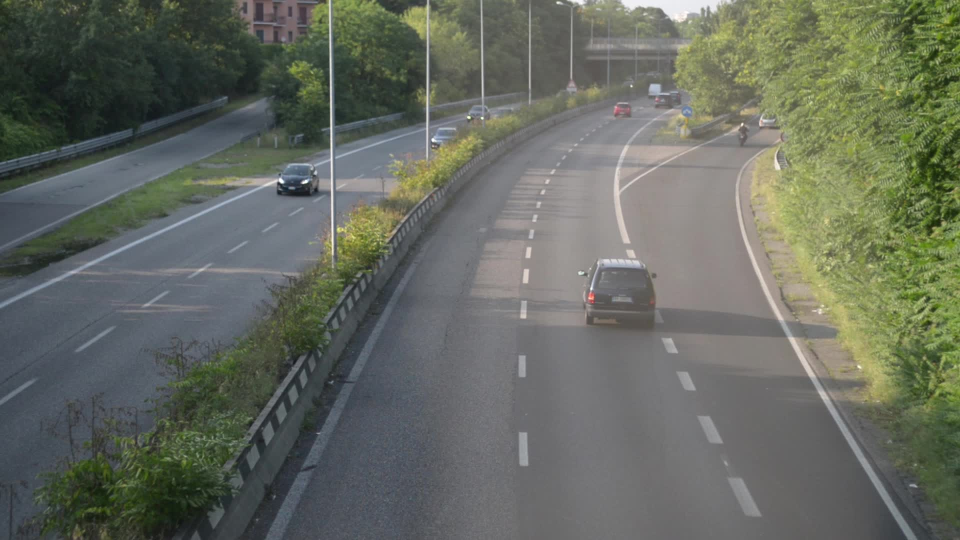
#> input picture Freeway-highway/00001.jpg, 1920 x 1080 px (shown at 1/2 size); its folder holds 4 pictures in this run
$ jupyter execute --allow-errors 02_detection_with_optical_flow.ipynb   (shell and % lines are left out)
#> lines starting #> are read from the running program, lines starting #| are printed output that depends on the picture; after the words box and inside, x2 and y2 are one past the last pixel; in counts of white or black regions, pixels touching at a corner belong together
### motion_detection_utils.py
"""
    General Functions for Motion Detection from a derived Motion Mask

"""

import os
from glob import glob
import numpy as np
import cv2
from PIL import Image


# =============================================================================
# get bounding box detections from blobs/contours

def get_contour_detections(mask, thresh=400):
    """ Obtains initial proposed detections from contours discoverd on the
        mask. Scores are taken as the bbox area, larger is higher.
        Inputs:
            mask - thresholded image mask
            thresh - threshold for contour size
        Outputs:
            detectons - array of proposed detection bounding boxes and scores
                        [[x1,y1,x2,y2,s]]
        """
    # get mask contours
    contours, _ = cv2.findContours(mask,
                                   cv2.RETR_EXTERNAL, # cv2.RETR_TREE,
                                   cv2.CHAIN_APPROX_TC89_L1)
    detections = []
    for cnt in contours:
        x,y,w,h = cv2.boundingRect(cnt)
        area = w*h
        if area > thresh: # hyperparameter
            detections.append([x,y,x+w,y+h, area])

    return np.array(detections)


# =============================================================================
# Non-Max Supression for detected bounding boxes on blobs

def remove_contained_bboxes(boxes):
    """ Removes all smaller boxes that are contained within larger boxes.
        Requires bboxes to be soirted by area (score)
        Inputs:
            boxes - array bounding boxes sorted (descending) by area
                    [[x1,y1,x2,y2]]
        Outputs:
            keep - indexes of bounding boxes that are not entirely contained
                   in another box
        """
    check_array = np.array([True, True, False, False])
    keep = list(range(0, len(boxes)))
    for i in keep: # range(0, len(bboxes)):
        for j in range(0, len(boxes)):
            # check if box j is completely contained in box i
            if np.all((np.array(boxes[j]) >= np.array(boxes[i])) == check_array):
                try:
                    keep.remove(j)
                except ValueError:
                    continue
    return keep


def non_max_suppression(boxes, scores, threshold=1e-1):
    """
    Perform non-max suppression on a set of bounding boxes
    and corresponding scores.
    Inputs:
        boxes: a list of bounding boxes in the format [xmin, ymin, xmax, ymax]
        scores: a list of corresponding scores
        threshold: the IoU (intersection-over-union) threshold for merging bboxes
    Outputs:
        boxes - non-max suppressed boxes
    """
    # Sort the boxes by score in descending order
    boxes = boxes[np.argsort(scores)[::-1]]

    # remove all contained bounding boxes and get ordered index
    order = remove_contained_bboxes(boxes)

    keep = []
    while order:
        i = order.pop(0)
        keep.append(i)
        for j in order:
            # Calculate the IoU between the two boxes
            intersection = max(0, min(boxes[i][2], boxes[j][2]) - max(boxes[i][0], boxes[j][0])) * \
                           max(0, min(boxes[i][3], boxes[j][3]) - max(boxes[i][1], boxes[j][1]))
            union = (boxes[i][2] - boxes[i][0]) * (boxes[i][3] - boxes[i][1]) + \
                    (boxes[j][2] - boxes[j][0]) * (boxes[j][3] - boxes[j][1]) - intersection
            iou = intersection / union

            # Remove boxes with IoU greater than the threshold
            if iou > threshold:
                order.remove(j)

    return boxes[keep]


# =============================================================================
# plot/display utils

def draw_bboxes(frame, detections):
    for det in detections:
        x1,y1,x2,y2 = det
        cv2.rectangle(frame, (x1,y1), (x2,y2), (0,255,0), 3)


# [15 lines left out: functions get_color, plot_points, not called in this run]


def create_gif_from_images(save_path : str, image_path : str, ext : str, duration : int = 50) -> None:
    ''' creates a GIF from a folder of images
        Inputs:
            save_path - path to save GIF
            image_path - path where images are located
            ext - extension of the images
        Outputs:
            None
    '''
    ext = ext.replace('.', '')
    image_paths = sorted(glob(os.path.join(image_path, f'*.{ext}')))
    image_paths.sort(key=lambda f: int(''.join(filter(str.isdigit, f))))
    pil_images = [Image.open(im_path) for im_path in image_paths]

    pil_images[0].save(save_path, format='GIF', append_images=pil_images,
                       save_all=True, duration=duration, loop=0)


### 02_detection_with_optical_flow.ipynb
[cell 1]
from IPython.display import clear_output
clear_output()

[cell 2]
import shutil

# Try to remove the tree; if it fails, throw an error using try...except.
try:
    shutil.rmtree("/content/sample_data")
except OSError as e:
    print("Error: %s - %s." % (e.filename, e.strerror))

[cell 3]
# Clone from Github Repository
# ! git pull origin master

# **Detection with Optical Flow**

In this notebook we will explore a  method of moving object detection via Farneback Optical Flow. Optical Flow describes the motion of pixel intensities across a sequence of images. The Farneback method allows us to compute the motion of all pixels in an image, the fact that it computes the flow for all pixels makes it a Dense Optical Flow method.

[cell 4]
import os
from glob import glob
import re
import numpy as np
import cv2
import matplotlib.pyplot as plt

from motion_detection_utils import *

### Visualize the data

We are using highway traffic scene data. The camera does not move and the cars are all moving, both of which make it ideal to use Optical Flow for object detection

[cell 5]
# get properly sorted images
data_path = r'/content/Freeway-highway'
image_paths = sorted(glob(f"{data_path}/*.jpg"), key=lambda x:float(re.findall("(\d+)",x)[0]))

[cell 6]
idx = 56

#> (the rest of this cell did not finish here and is left out)

We can see that the objects in the image get smaller as they are further away, this means that we can expect a larger pixel displacement for closer objects and a smaller pixel displacement for objects that are further away. The general approach for moving object detection with optical flow is to use movement threshold to detect movement. This will not be a global threshold, since objects are expected to move at different pixel distances depending on where they are located within the image. We will need to implement a stepped threshold based on the image

### Compute the Farneback Optical Flow between two consecutive frames

[cell 7]
def compute_flow(frame1, frame2):
    # convert to grayscale
    gray1 = cv2.cvtColor(frame1, cv2.COLOR_BGR2GRAY)
    gray2 = cv2.cvtColor(frame2, cv2.COLOR_BGR2GRAY)

    # blurr image
    gray1 = cv2.GaussianBlur(gray1, dst=None, ksize=(3,3), sigmaX=5)
    gray2 = cv2.GaussianBlur(gray2, dst=None, ksize=(3,3), sigmaX=5)

    flow = cv2.calcOpticalFlowFarneback(gray1, gray2, None,
                                        pyr_scale=0.75,
                                        levels=3,
                                        winsize=5,
                                        iterations=3,
                                        poly_n=10,
                                        poly_sigma=1.2,
                                        flags=0)
    return flow


# [12 lines left out: function get_flow_viz, not called in this run]

#> (a cell that did not finish here is left out)

### Use the Optical Flow to get an Image Mask for Detections

[cell 9]
def get_motion_mask(flow_mag, motion_thresh=1, kernel=np.ones((7,7))):
    """ Obtains Detection Mask from Optical Flow Magnitude
        Inputs:
            flow_mag (array) Optical Flow magnitude
            motion_thresh - thresold to determine motion
            kernel - kernal for Morphological Operations
        Outputs:
            motion_mask - Binray Motion Mask
        """
    motion_mask = np.uint8(flow_mag > motion_thresh)*255

    motion_mask = cv2.erode(motion_mask, kernel, iterations=1)
    motion_mask = cv2.morphologyEx(motion_mask, cv2.MORPH_OPEN, kernel, iterations=1)
    motion_mask = cv2.morphologyEx(motion_mask, cv2.MORPH_CLOSE, kernel, iterations=3)

    return motion_mask

#> (a cell that did not finish here is left out)

#> (a cell that did not finish here is left out)

Display the Motion threshold

[cell 12]
plt.figure(figsize=(7,4))
#> (this line was passed over: IPython is not available in this run)
#> further down, frame1_bgr is the input picture: shape (1080, 1920, 3); mean B, G, R 95.6, 106.2, 101.3
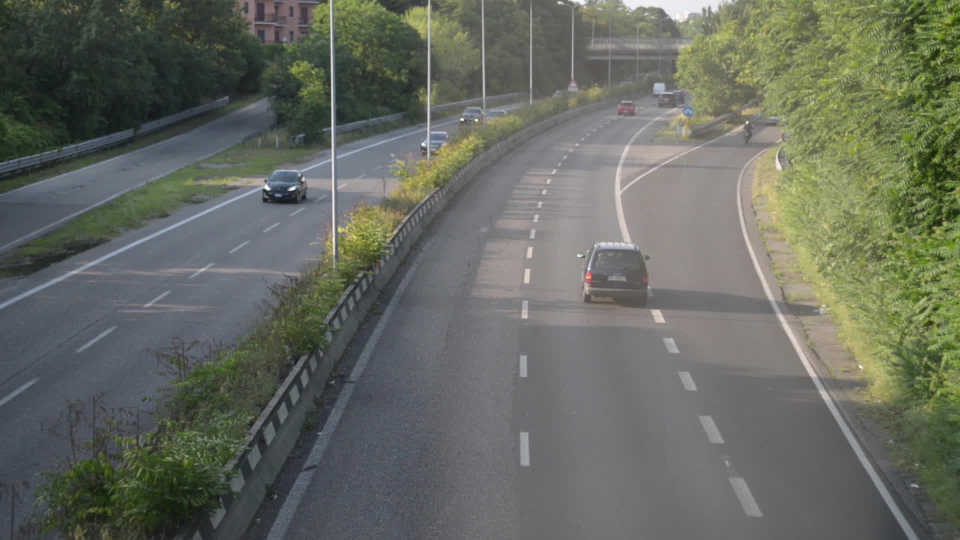
#> input picture Freeway-highway/00006.jpg, 1920 x 1080 px (shown at 1/2 size)
#> further down, frame2_bgr is the input picture: shape (1080, 1920, 3); mean B, G, R 96.2, 106, 101.8
#> (the rest of this cell did not finish here and is left out)

Notice how using Dense Optical Flow allows us to obtain a mask over all moving objects, however the contours around multiple closely spaced objects will be continuous leading to more large bounding boxes around groups of closely spaced objects

## **Get Detections from Motion Mask**

Next we will find the contours on our image mask. These contours will help find the large moving objects that we wish to detect.

Then we will use the detected contours to find the moving objects. To do this we will use the "boundingRect" function to obtain bounding box locations of the detections. You may have noticed that the image mask was not perfectly denoised, instead of denoising the image mask we will use the area of each detected bounding box as a threshold to determine the initial detectons. We will also incorporate the estimate flow angle to help filter out detections. If the flow angle for a given contour has too much variation, then we will not keep it as a detection.

#> (a cell that did not finish here is left out)

#> (a cell that did not finish here is left out)

## **Perform Non-Maximal Suppression**

#> (a cell that did not finish here is left out)

Now we will draw our final detections on the image

#> (a cell that did not finish here is left out)

#> (a cell that did not finish here is left out)

Now that we have our method, we can place everything together

[cell 18]
def get_detections(frame1, frame2, motion_thresh=1, bbox_thresh=400, nms_thresh=0.1, mask_kernel=np.ones((7,7), dtype=np.uint8)):
    """ Main function to get detections via Frame Differencing
        Inputs:
            frame1 - Grayscale frame at time t
            frame2 - Grayscale frame at time t + 1
            motion_thresh - Minimum flow threshold for motion
            bbox_thresh - Minimum threshold area for declaring a bounding box
            nms_thresh - IOU threshold for computing Non-Maximal Supression
            mask_kernel - kernel for morphological operations on motion mask
        Outputs:
            detections - list with bounding box locations of all detections
                bounding boxes are in the form of: (xmin, ymin, xmax, ymax)
        """
    # get optical flow
    flow = compute_flow(frame1, frame2)

    # separate into magntiude and angle
    mag, _ = cv2.cartToPolar(flow[..., 0], flow[..., 1])

    motion_mask = get_motion_mask(mag, motion_thresh=motion_thresh, kernel=mask_kernel)

    # get initially proposed detections from contours
    detections = get_contour_detections(motion_mask, bbox_thresh)

    # separate bboxes and scores
    bboxes = detections[:, :4]
    scores = detections[:, -1]

    # perform Non-Maximal Supression on initial detections
    return non_max_suppression(bboxes, scores, threshold=nms_thresh)

## Run on all Frames

[cell 19]
video_frames = []

# get variable motion thresh based on prior knowledge of camera position
motion_thresh = np.c_[np.linspace(0.3, 1, 1080)].repeat(1920, axis=-1)
kernel = np.ones((7,7), dtype=np.uint8)

#> (the rest of this cell did not finish here and is left out)

#> in compute_flow, `gray1 = cv2.cvtColor(frame1, cv2.COLOR_BGR2GRAY)`:
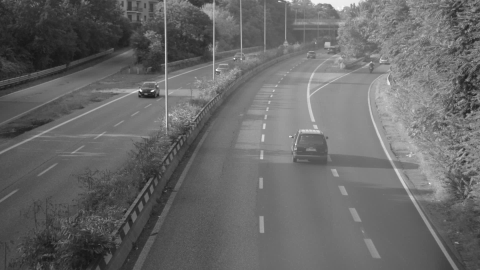
#> gray1: shape (1080, 1920) (shown at 1/4 size); min 18, max 255, mean 103.5
#> in compute_flow, `gray2 = cv2.cvtColor(frame2, cv2.COLOR_BGR2GRAY)`:
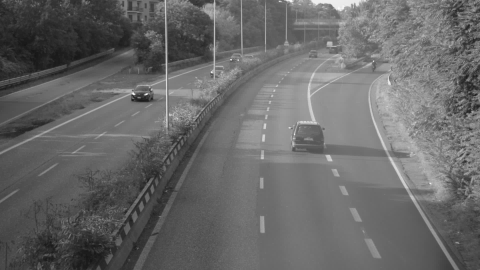
#> gray2: shape (1080, 1920) (shown at 1/4 size); min 19, max 255, mean 103.7
#> in get_detections, `mag, _ = cv2.cartToPolar(flow[..., 0], flow[..., 1])`:
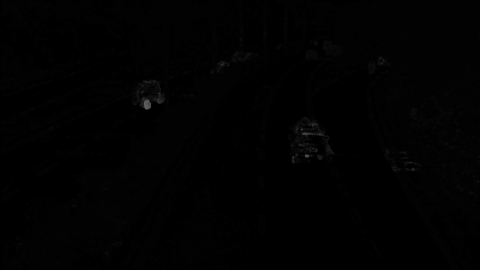
#> mag: shape (1080, 1920) float32 (shown at 1/4 size); min 1.63e-22, max 107.3, mean 1.6
#> in get_motion_mask, `motion_mask = np.uint8(flow_mag > motion_thresh)*255`:
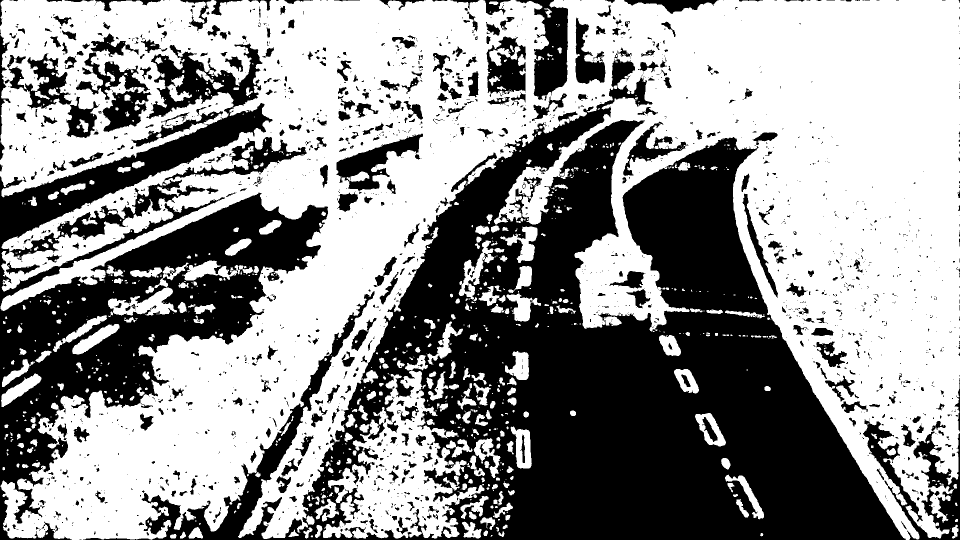
#> motion_mask: shape (1080, 1920) (shown at 1/2 size); 57.2% white; 1813 black regions (1314 under 20 px), largest, box (x1, y1, x2, y2) and area: (283, 106, 1812, 1080) 546842, (0, 86, 656, 1080) 197836, (1726, 838, 1920, 1080) 13392
#> in get_motion_mask, `motion_mask = cv2.erode(motion_mask, kernel, iterations=1)`:
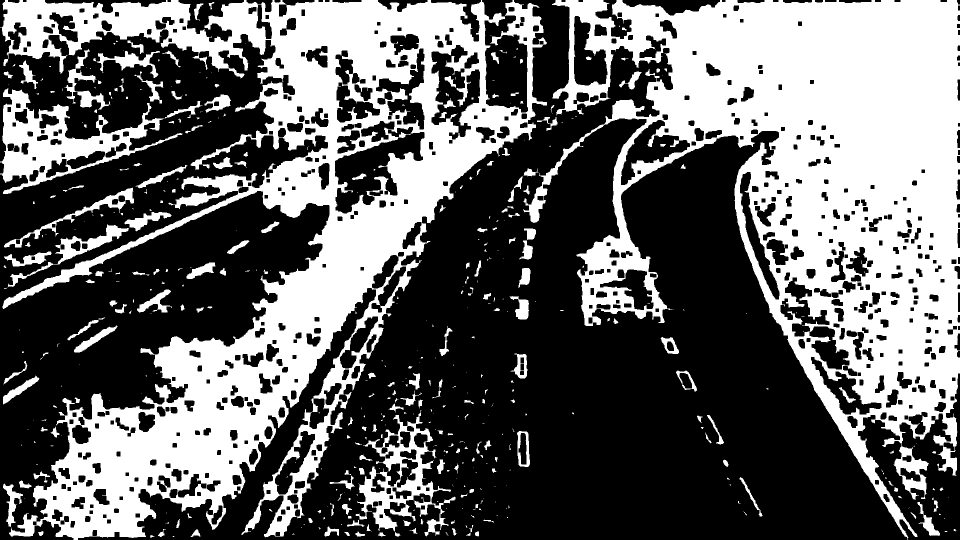
#> motion_mask: shape (1080, 1920) (shown at 1/2 size); 40.1% white; 500 white regions (279 under 20 px), largest, box (x1, y1, x2, y2) and area: (1047, 0, 1920, 1080) 385645, (0, 0, 1094, 1080) 359862, (0, 177, 365, 388) 22977
#> in get_motion_mask, `motion_mask = cv2.morphologyEx(motion_mask, cv2.MORPH_OPEN, kernel, it..`:
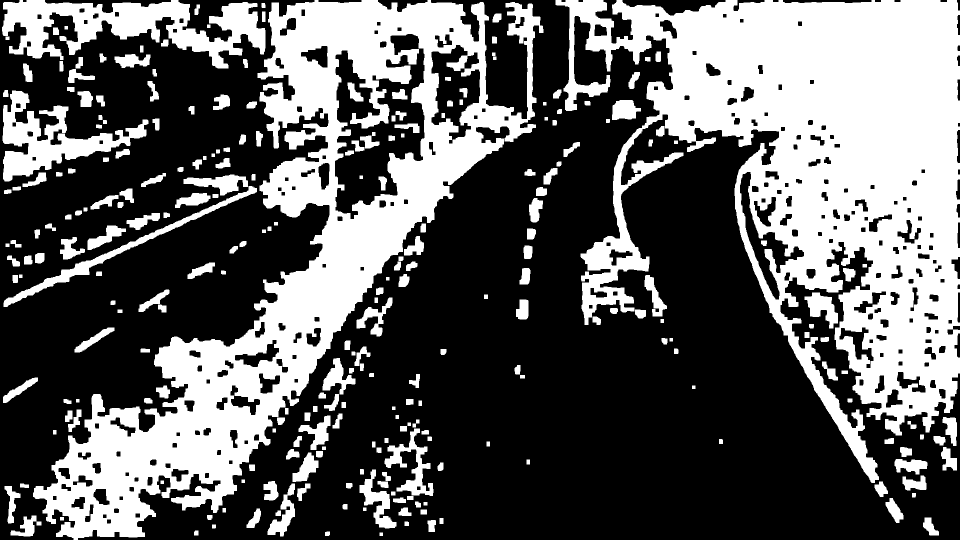
#> motion_mask: shape (1080, 1920) (shown at 1/2 size); 37.4% white; 263 white regions, largest, box (x1, y1, x2, y2) and area: (1111, 0, 1920, 966) 357138, (66, 0, 1087, 1080) 270716, (4, 0, 531, 137) 33564
#> in get_motion_mask, `motion_mask = cv2.morphologyEx(motion_mask, cv2.MORPH_CLOSE, kernel, i..`:
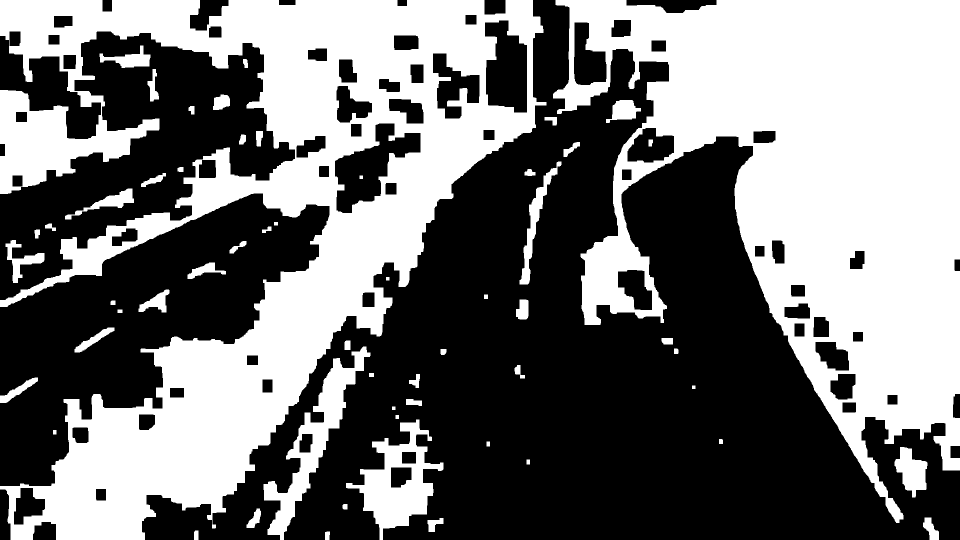
#> motion_mask: shape (1080, 1920) (shown at 1/2 size); 45.4% white; 58 white regions
#> in get_contour_detections, `contours, _ = cv2.findContours(mask, cv2.RETR_EXTERNAL,`: contours = 56 contours; largest, box (x1, y1, x2, y2) and area: (0, 0, 1093, 1080) 505626, (1106, 0, 1920, 1046) 453238, (692, 839, 887, 1080) 19698, (527, 693, 741, 1080) 18073, (1789, 894, 1855, 995) 3740
#> the loop in get_contour_detections, `for cnt in contours:` made 56 passes
#> (x, y, w, h, area) on passes 1, 2, 3, 4, 5, 6, 8, 10: (650, 1063, 10, 17, 170), (388, 1061, 9, 19, 171), (855, 1036, 32, 28, 896), (1846, 1035, 32, 45, 1440), (493, 1017, 29, 39, 1131), (685, 1008, 10, 11, 110), (1789, 894, 66, 101, 6666), (1438, 878, 8, 10, 80)
#> after the loop in get_contour_detections, `for cnt in contours:`: detections = 28 items, first 6: [855, 1036, 887, 1064, 896], [1846, 1035, 1878, 1080, 1440], [493, 1017, 522, 1056, 1131], [1789, 894, 1855, 995, 6666], [692, 839, 887, 1080, 46995], [812, 798, 844, 812, 448]
#> in get_detections, `detections = get_contour_detections(motion_mask, bbox_thresh)`: detections = 28 rows, first 6: [855, 1036, 887, 1064, 896], [1846, 1035, 1878, 1080, 1440], [493, 1017, 522, 1056, 1131], [1789, 894, 1855, 995, 6666], [692, 839, 887, 1080, 46995], [812, 798, 844, 812, 448]
#> in get_detections, `bboxes = detections[:, :4]`: bboxes = 28 rows, first 6: [855, 1036, 887, 1064], [1846, 1035, 1878, 1080], [493, 1017, 522, 1056], [1789, 894, 1855, 995], [692, 839, 887, 1080], [812, 798, 844, 812]
#> in get_detections, `scores = detections[:, -1]`: scores = 28 values, max 1180440 at index 27, min 425 at index 21, mean 79932.7
#> in non_max_suppression, `boxes = boxes[np.argsort(scores)[::-1]]`: boxes = 28 rows, first 6: [0, 0, 1093, 1080], [1106, 0, 1920, 1046], [527, 693, 741, 1080], [692, 839, 887, 1080], [1039, 323, 1123, 569], [130, 377, 268, 439]
#> in remove_contained_bboxes, `keep = list(range(0, len(boxes)))`: keep = 28 values from 0 to 27
#> the loop in remove_contained_bboxes, `for i in keep:` made 7 passes
#> i on passes 6 to 7: 15, 27
#> after the loop in remove_contained_bboxes, `for i in keep:`: keep = [0, 1, 2, 3, 4, 15, 27]
#> the loop in non_max_suppression, `while order:` made 6 passes
#> i on passes 1 to 6: 0, 1, 2, 4, 15, 27
#> after the loop in non_max_suppression, `while order:`: keep = [0, 1, 2, 4, 15, 27]; order = []
#> `detections = get_detections(frame1_bgr, frame2_bgr, motion_thresh=moti..`: detections = [[0, 0, 1093, 1080], [1106, 0, 1920, 1046], [527, 693, 741, 1080], [1039, 323, 1123, 569], [1846, 1035, 1878, 1080], [1089, 234, 1114, 251]]

    # draw bounding boxes on frame
    draw_bboxes(frame2_bgr, detections)
#> the loop in draw_bboxes, `for det in detections:` made 6 passes
#> after the loop in draw_bboxes, `for det in detections:`:
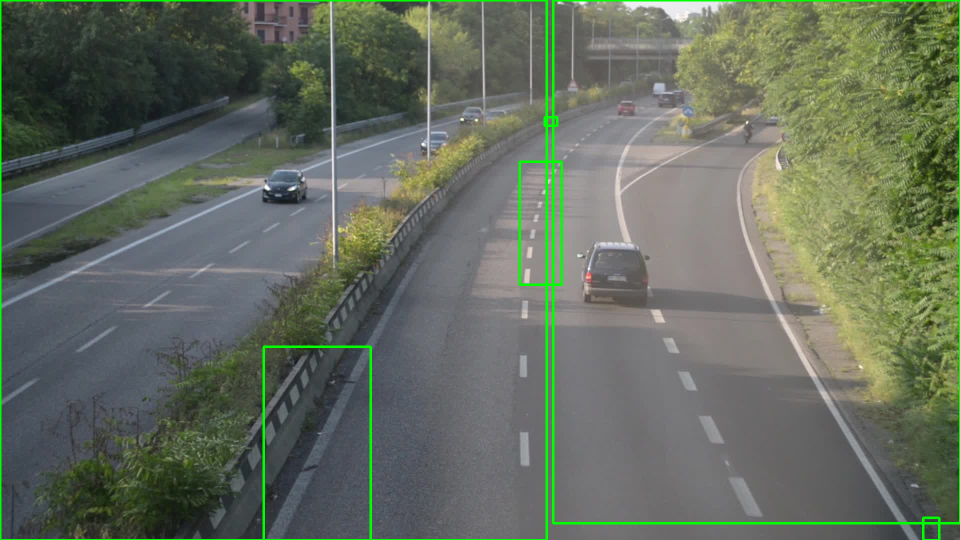
#> frame: shape (1080, 1920, 3) (shown at 1/2 size); mean B, G, R 94.5, 108.7, 100

    # save image for GIF
    fig = plt.figure(figsize=(15, 7))
    plt.imshow(frame2_bgr)
    plt.axis('off')
    fig.savefig(f"temp/frame_{idx}.png")
    plt.close();

    # OPTIONAL append to list for video
    video_frames.append(frame2_bgr)

[cell 20]
plt.imshow(frame2_bgr)
#> (this line was passed over: IPython is not available in this run)

### Make GIF

#> (a cell that did not finish here is left out)


### OPTIONAL: Make Video

[cell 22]
out = cv2.VideoWriter('optical_flow.mp4', cv2.VideoWriter_fourcc(*'MP4V'), 25, (1920, 1080))

for img in video_frames:
    out.write(img)

out.release()
del out
